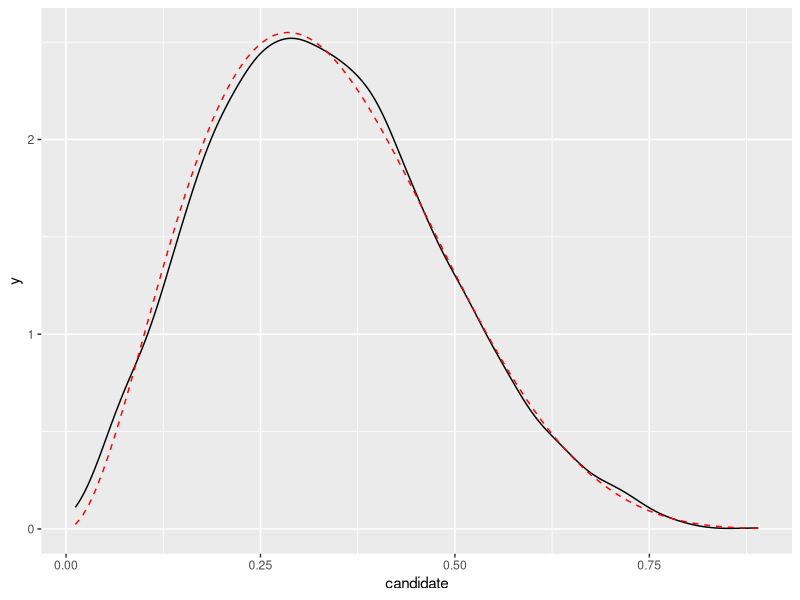

R code for this plot:
## ---- chunk 1
my_mean <- function(x) sum(x)/length(x)
my_mean(c(0, 1))
## ---- chunk 2
my_mean
## ---- chunk 3
my_mean <- function(x) {
  return(sum(x)/length(x))
}
## ---- chunk 4
for (i in 1:3) print(i)
## ---- chunk 5
myvector <- c(1, 2, 3, 4)
out <- 0
for (i in 1:length(myvector)) {
  out <- myvector[i] + out
}
out
## ---- chunk 6
my_cumsum <- function(x) {
  out <- 0
  for (i in 1:length(x)) {
    out <- x[i] + out
  }
  return(out)
}
my_cumsum(c(1, 2, 3, 4))
## ---- chunk 7
i <- 0
while (i < 3) {
  print(i)
  i <- i + 1
}
## ---- chunk 8
tol <- 0.01
x.last <- 10; diff <- 1
while (abs(diff) > tol) {
    x <- x.last - (x.last^2)/(2*x.last)
    diff <- (x - x.last)
    x.last <- x
    print(x)
}
## ---- chunk 9
my_sign <- function(x) {
  if (x > 0) {
  out <- "It's positive!"
} else if (x == 0) {
  out <- "It's neither positive nor negative!"
} else {
  out <- "It's negative!"
}
  return(out)
}
## ---- chunk 10
my_sign("A cow")
## ---- chunk 11
R <- 10000
samples <- matrix(NA, nrow=R, ncol=2)

for(i in 1:R) {
  samples[i, 1] <- runif(1, 0, 1)
  U <- runif(1, 0, 1)
  if(dunif(samples[i, 1], 0, 1)*3*U <= dbeta(samples[i, 1], 3, 6)) {
    samples[i, 2] <- 1
  }
  else if(dunif(samples[i, 1],0, 1)*3*U > dbeta(samples[i, 1], 3, 6)) {
  samples[i, 2] <- 0
  }
}

samples <- data.frame(samples)
names(samples) <- c("candidate", "accept")
samples <- samples[samples$accept == 1,]

library(ggplot2)
p <- ggplot(samples, aes(x=candidate))
p + geom_density() + 
    stat_function(fun=dbeta, args=list(3, 6), colour="red", linetype=2)

